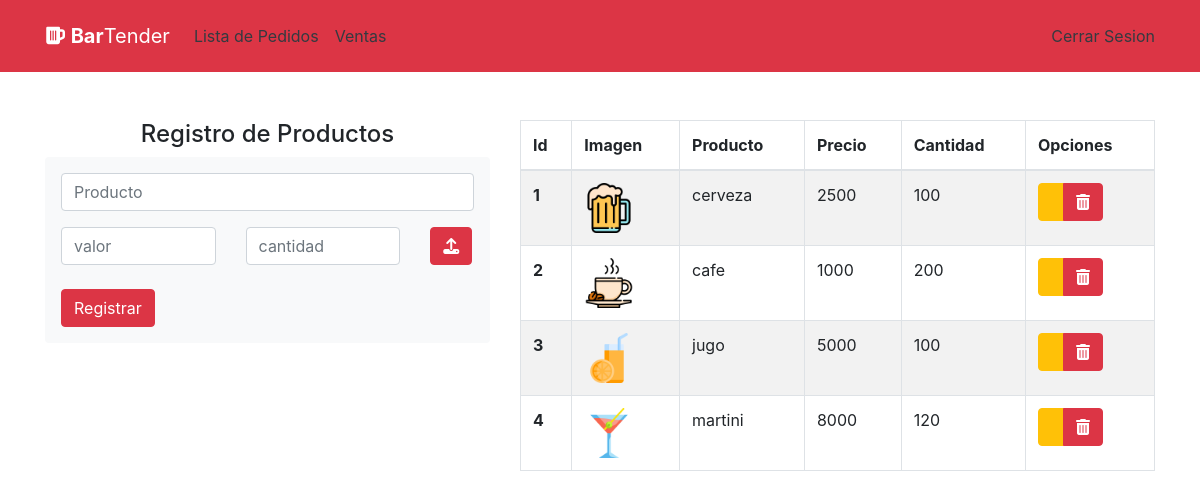
Page /administracion (signed in) on the committed database.
### tables this page shows
CREATE TABLE `productos` (
  `id` int(11) NOT NULL,
  `nombre` varchar(20) NOT NULL,
  `precio` int(11) NOT NULL,
  `cantidad` int(11) NOT NULL,
  `imagen` text NOT NULL
);

### controlador/controladorPlantilla.php (called while the page is built)
<?php
class Plantilla{
    static public function TraerPlantilla(){
        include_once "vista/plantilla.php";
    }
}

### index.php (called while the page is built)
<?php
require_once "controlador/controladorPlantilla.php";
require_once "controlador/controlador.php";
require_once "modelo/modelo.php";
$plantilla = Plantilla::TraerPlantilla();

### modelo/conexion.php (called while the page is built)
<?php
class Conexion {
    static public function conectar(){
        $db = new PDO("mysql:host=localhost;dbname=bartender",'root','');
        return $db;
    }
}

### modelo/modelo.php (called while the page is built, shortened)
<?php
require_once "conexion.php";
class Modelo {
    public static function TraerInfo($tabla,$columna,$valor){
        if ($columna == null || $valor == null) {
            $statement = Conexion::conectar()->prepare("SELECT * FROM $tabla");
            $statement->execute();
            return $statement->fetchAll();
        }else {
            $statement = Conexion::conectar()->prepare("SELECT *  FROM $tabla where $columna = :$columna");
            $statement->bindParam(':'.$columna,$valor,PDO::PARAM_STR);
            $statement->execute();
            return $statement->fetch();
        }
    }
}

### controlador/controlador.php (called while the page is built, shortened)
<?php
class Controlador{
    static public function TraerInfo($tabla){
        $respuesta = Modelo::TraerInfo($tabla,null,null);
        return $respuesta;
    }
}

### vista/paginas/modulos/tablaProductos.php (the view, shortened to what this page needs)
<table class="table table-bordered table-striped">
    <thead>
        <tr>
            <th>Id</th>
            <th>Imagen</th>
            <th>Producto</th>
            <th>Precio</th>
            <th>Cantidad</th>
            <th>Opciones</th>
        </tr>
    </thead>
    <tbody>
        <?php
            $info = Controlador::TraerInfo("productos");
        ?>
        <?php if (count($info)>=1):?>
            <?php foreach($info as $key =>$value): ?>
                <tr>
                    <th><?php echo $value['id']; ?></th>
                    <td><img src="vista/assets/img/imgProductos/<?php echo $value['imagen']; ?>" class="img-productos" alt="<?php echo $value['nombre']; ?>"></td>
                    <td><?php echo $value['nombre']; ?></td>
                    <td><?php echo $value['precio']; ?></td>
                    <td><?php echo $value['cantidad']; ?></td>
                    <td>
                        <div class="btn-group" role="group" aria-label="Basic example">
                            <button type="button" class="btn btn-warning" data-toggle="modal" data-target="#modalActulizar<?php echo $value['id']?>"><i class="fad fa-pencil"></i></button>
                            <button type="button" class="btn btn-danger"  data-toggle="modal" data-target="#modalEliminar<?php echo $value['id']?>"><i class="fas fa-trash-alt"></i></i></button>
                        </div>
                    </td>
                </tr>
            <?php endforeach ; ?>
        <?php else:?>
            <h3 class="text-center">No Hay Productos</h3>
        <?php endif;?>
    </tbody>
</table>

### vista/plantilla.php (shortened to what this page needs)
<!DOCTYPE html>
<html lang="en">
<head>
    <link rel="stylesheet" href="vista/assets/css/styles.css">
    <link rel="stylesheet" href="https://pro.fontawesome.com/releases/v5.10.0/css/all.css"/>
    <link rel="stylesheet" href="https://maxcdn.bootstrapcdn.com/bootstrap/4.5.2/css/bootstrap.min.css">
</head>
<body>
    <?php
        include "paginas/modulos/menu.php";
    ?>
    <div class="container">
        <?php
        if (isset($_GET['pagina'])) {
            if ($_GET['pagina']=="pedidos" || $_GET['pagina'] == "login" ||$_GET['pagina'] == "administracion" || $_GET['pagina'] == "salir" ||$_GET['pagina'] == "ventas" ) {
                include "paginas/".$_GET['pagina'].".php";
            }else {
                include "paginas/error404.php";
            }
        }else {
            include "paginas/pedidos.php";
        }
        ?>
    </div>
</body>
</html>

### vista/paginas/modulos/menu.php (shortened to what this page needs)
<nav class="navbar navbar-expand-md navbar-dark bg-danger py-3">
    <div class="container">
        <a href="pedidos" class="navbar-brand "><i class="fas fa-beer"></i> <span class="font-weight-bold">Bar</span>Tender</a>
        <div class="collapse navbar-collapse" id="menu">
            <ul class="navbar-nav mr-auto">
                <li class="nav-item">
                    <a href="pedidos" class="nav-link text-dark">
                        Lista de Pedidos
                    </a>
                </li>
                <?php if (isset($_SESSION['ingreso'])):?>
                    <li class="nav-item">
                        <a href="ventas" class="nav-link text-dark">Ventas</a>
                    </li>
                <?php endif;?>
            </ul>
            <?php if ($_GET['pagina'] == "administracion"):?>
                <a href="salir" class="text-dark">Cerrar Sesion</a>
            <?php else:?>
                <a href="login" class="btn bnt-primary"><i class="fas fa-user-cog"></i></a>
            <?php endif;?>
        </div>
    </div>
</nav>

### vista/paginas/administracion.php (shortened to what this page needs)
<div class="row mt-5 justify-content-between">
    <div class="col-12 col-md-5">
        <h4 class="text-center">Registro de Productos</h4>
        <?php include "modulos/registroProductos.php"; ?>
    </div>
    <div class="col-12 col-md-7">
        <?php include "modulos/tablaProductos.php"; ?>
    </div>
</div>

### vista/paginas/modulos/registroProductos.php (shortened to what this page needs)
<form action="" method="POST" enctype="multipart/form-data" class="p-3 rounded bg-light">
    <div class="form-group row ">
        <div class="col">
            <input type="text" class="form-control" placeholder="Producto" name="producto" id="" required>
        </div>
    </div>
    <div class="form-group row">
        <div class="col-5">
            <input type="number" class="form-control" placeholder="valor" name="valor" id="" required>
        </div>
        <div class="col-5">
            <input type="number" class="form-control" placeholder="cantidad" name="cantidad" required id="">
        </div>
        <div class="col-2">
            <label for="img" class="btn btn-danger"><i class="fas fa-upload"></i></label>
        </div>
    </div>
    <input class="btn btn-danger" name="subirProducto" type="submit" value="Registrar">
</form>

### vista/assets/css/styles.css (style rules this page uses)
.img-productos { width: 50px; height: 50px; }

### rows in the picture
productos: id "1", imagen (picture), nombre "cerveza", precio "2500", cantidad "100"
productos: id "2", imagen (picture), nombre "cafe", precio "1000", cantidad "200"
productos: id "3", imagen (picture), nombre "jugo", precio "5000", cantidad "100"
productos: id "4", imagen+nombre (picture), nombre "martini", precio "8000", cantidad "120"
